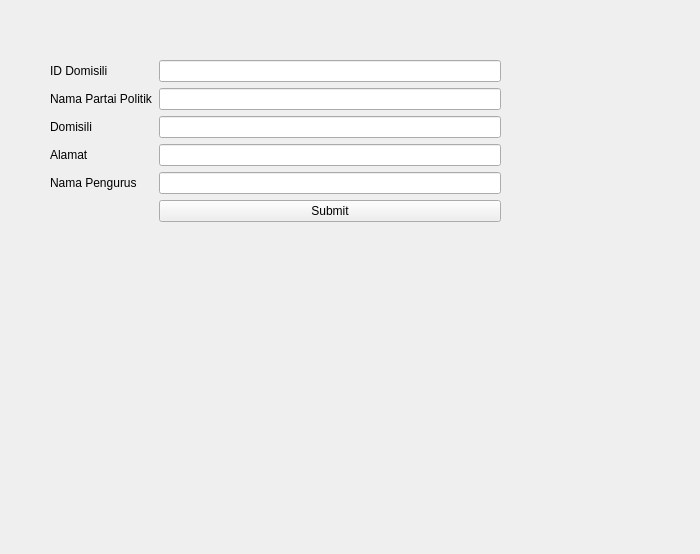
<?xml version="1.0" encoding="UTF-8"?>
<ui version="4.0">
 <class>Form</class>
 <widget class="QWidget" name="Form">
  <property name="geometry">
   <rect>
    <x>0</x>
    <y>0</y>
    <width>700</width>
    <height>554</height>
   </rect>
  </property>
  <property name="windowTitle">
   <string>Form</string>
  </property>
  <widget class="QWidget" name="formWidget" native="true">
   <property name="geometry">
    <rect>
     <x>50</x>
     <y>60</y>
     <width>451</width>
     <height>181</height>
    </rect>
   </property>
   <layout class="QFormLayout" name="formLayout">
    <item row="5" column="0">
     <widget class="QLabel" name="label">
      <property name="text">
       <string/>
      </property>
     </widget>
    </item>
    <item row="0" column="0">
     <widget class="QLabel" name="label_2">
      <property name="text">
       <string>ID Domisili</string>
      </property>
     </widget>
    </item>
    <item row="1" column="0">
     <widget class="QLabel" name="label_3">
      <property name="text">
       <string>Nama Partai Politik</string>
      </property>
     </widget>
    </item>
    <item row="0" column="1">
     <widget class="QLineEdit" name="lineEdit"/>
    </item>
    <item row="1" column="1">
     <widget class="QLineEdit" name="lineEdit_2"/>
    </item>
    <item row="2" column="0">
     <widget class="QLabel" name="label_4">
      <property name="text">
       <string>Domisili</string>
      </property>
     </widget>
    </item>
    <item row="2" column="1">
     <widget class="QLineEdit" name="lineEdit_3"/>
    </item>
    <item row="3" column="0">
     <widget class="QLabel" name="label_5">
      <property name="text">
       <string>Alamat</string>
      </property>
     </widget>
    </item>
    <item row="3" column="1">
     <widget class="QLineEdit" name="lineEdit_4"/>
    </item>
    <item row="4" column="1">
     <widget class="QLineEdit" name="lineEdit_5"/>
    </item>
    <item row="4" column="0">
     <widget class="QLabel" name="label_6">
      <property name="text">
       <string>Nama Pengurus</string>
      </property>
     </widget>
    </item>
    <item row="5" column="1">
     <widget class="QPushButton" name="pushButton">
      <property name="text">
       <string>Submit</string>
      </property>
     </widget>
    </item>
   </layout>
  </widget>
 </widget>
 <resources/>
 <connections/>
</ui>
